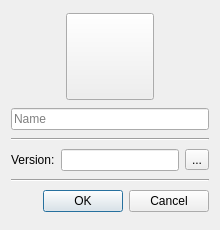
<?xml version="1.0" encoding="UTF-8"?>
<ui version="4.0">
 <class>NewInstanceDialog</class>
 <widget class="QDialog" name="NewInstanceDialog">
  <property name="windowModality">
   <enum>Qt::ApplicationModal</enum>
  </property>
  <property name="geometry">
   <rect>
    <x>0</x>
    <y>0</y>
    <width>220</width>
    <height>230</height>
   </rect>
  </property>
  <property name="windowTitle">
   <string>New Instance</string>
  </property>
  <property name="windowIcon">
   <iconset resource="../multimc.qrc">
    <normaloff>:/icons/toolbar/new</normaloff>:/icons/toolbar/new</iconset>
  </property>
  <property name="modal">
   <bool>true</bool>
  </property>
  <layout class="QVBoxLayout" name="verticalLayout">
   <item>
    <layout class="QHBoxLayout" name="iconBtnLayout">
     <item>
      <spacer name="iconBtnLeftSpacer">
       <property name="orientation">
        <enum>Qt::Horizontal</enum>
       </property>
       <property name="sizeHint" stdset="0">
        <size>
         <width>40</width>
         <height>20</height>
        </size>
       </property>
      </spacer>
     </item>
     <item>
      <widget class="QToolButton" name="iconButton">
       <property name="icon">
        <iconset resource="../multimc.qrc">
         <normaloff>:/icons/instances/infinity</normaloff>:/icons/instances/infinity</iconset>
       </property>
       <property name="iconSize">
        <size>
         <width>80</width>
         <height>80</height>
        </size>
       </property>
      </widget>
     </item>
     <item>
      <spacer name="iconBtnRightSpacer">
       <property name="orientation">
        <enum>Qt::Horizontal</enum>
       </property>
       <property name="sizeHint" stdset="0">
        <size>
         <width>40</width>
         <height>20</height>
        </size>
       </property>
      </spacer>
     </item>
    </layout>
   </item>
   <item>
    <widget class="QLineEdit" name="instNameTextBox">
     <property name="placeholderText">
      <string>Name</string>
     </property>
    </widget>
   </item>
   <item>
    <widget class="Line" name="line">
     <property name="orientation">
      <enum>Qt::Horizontal</enum>
     </property>
    </widget>
   </item>
   <item>
    <layout class="QHBoxLayout" name="horizontalLayout">
     <item>
      <widget class="QLabel" name="labelVersion">
       <property name="text">
        <string>Version:</string>
       </property>
      </widget>
     </item>
     <item>
      <widget class="QLineEdit" name="versionTextBox">
       <property name="readOnly">
        <bool>true</bool>
       </property>
      </widget>
     </item>
     <item>
      <widget class="QToolButton" name="btnChangeVersion">
       <property name="text">
        <string>...</string>
       </property>
      </widget>
     </item>
    </layout>
   </item>
   <item>
    <widget class="Line" name="line_2">
     <property name="orientation">
      <enum>Qt::Horizontal</enum>
     </property>
    </widget>
   </item>
   <item>
    <widget class="QDialogButtonBox" name="buttonBox">
     <property name="orientation">
      <enum>Qt::Horizontal</enum>
     </property>
     <property name="standardButtons">
      <set>QDialogButtonBox::Cancel|QDialogButtonBox::Ok</set>
     </property>
    </widget>
   </item>
  </layout>
 </widget>
 <resources>
  <include location="../multimc.qrc"/>
 </resources>
 <connections>
  <connection>
   <sender>buttonBox</sender>
   <signal>accepted()</signal>
   <receiver>NewInstanceDialog</receiver>
   <slot>accept()</slot>
   <hints>
    <hint type="sourcelabel">
     <x>248</x>
     <y>254</y>
    </hint>
    <hint type="destinationlabel">
     <x>157</x>
     <y>274</y>
    </hint>
   </hints>
  </connection>
  <connection>
   <sender>buttonBox</sender>
   <signal>rejected()</signal>
   <receiver>NewInstanceDialog</receiver>
   <slot>reject()</slot>
   <hints>
    <hint type="sourcelabel">
     <x>316</x>
     <y>260</y>
    </hint>
    <hint type="destinationlabel">
     <x>286</x>
     <y>274</y>
    </hint>
   </hints>
  </connection>
 </connections>
</ui>
